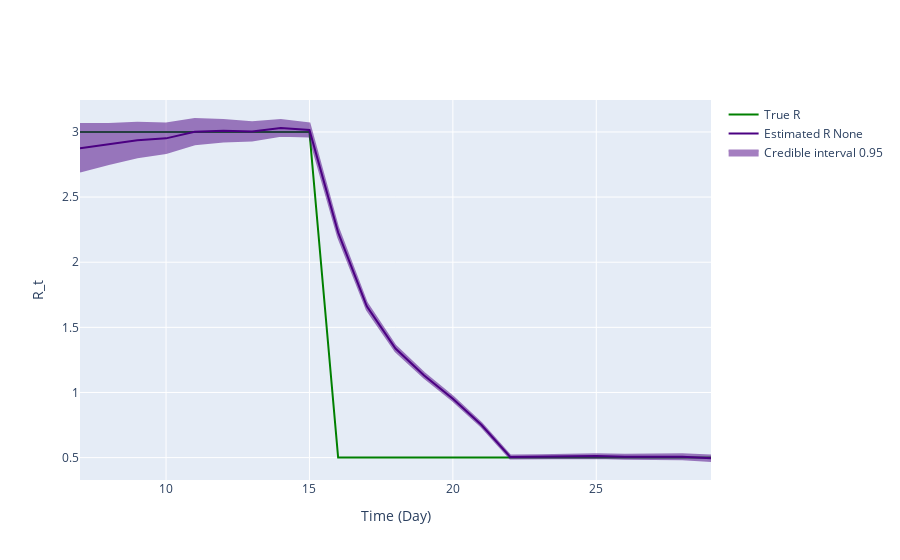

The notebook cell saved with this chart:
### Code cell
fig = ReproductionNumberPlot()

fig.add_ground_truth_rt(ground_truth)
fig.add_interval_rt(interval)

fig.update_labels(time_label='Time (Day)', r_label='R_t')

fig.show_figure()

### Figure 1 — Plotly figure (JSON) as saved in the notebook; plotly's stock layout.template omitted (floating-point values rounded to 4 significant figures)
{"data": [{"line": {"color": "green"}, "mode": "lines", "name": "True R", "type": "scatter", "x": [7, 8, 9, 10, 11, 12, 13, 14, 15, 16, 17, 18, 19, 20, 21, 22, 23, 24, 25, 26, 27, 28, 29], "y": [3, 3, 3, 3, 3, 3, 3, 3, 3, 0.5, 0.5, 0.5, 0.5, 0.5, 0.5, 0.5, 0.5, 0.5, 0.5, 0.5, 0.5, 0.5, 0.5]}, {"line": {"color": "indigo"}, "mode": "lines", "name": "Estimated R None", "type": "scatter", "x": [7, 8, 9, 10, 11, 12, 13, 14, 15, 16, 17, 18, 19, 20, 21, 22, 23, 24, 25, 26, 27, 28, 29], "y": [2.876, 2.905, 2.936, 2.951, 3.001, 3.009, 3.004, 3.031, 3.015, 2.228, 1.662, 1.337, 1.131, 0.9522, 0.7506, 0.5046, 0.5054, 0.508, 0.5119, 0.5066, 0.5062, 0.5066, 0.4945]}, {"fill": "toself", "fillcolor": "indigo", "line": {"color": "indigo"}, "mode": "lines", "name": "Credible interval 0.95", "opacity": 0.5, "showlegend": true, "type": "scatter", "x": [7, 8, 9, 10, 11, 12, 13, 14, 15, 16, 17, 18, 19, 20, 21, 22, 23, 24, 25, 26, 27, 28, 29, 29, 28, 27, 26, 25, 24, 23, 22, 21, 20, 19, 18, 17, 16, 15, 14, 13, 12, 11, 10, 9, 8, 7], "y": [3.062, 3.061, 3.07, 3.065, 3.099, 3.093, 3.075, 3.091, 3.066, 2.265, 1.689, 1.359, 1.15, 0.9686, 0.765, 0.5165, 0.5177, 0.5214, 0.5267, 0.5227, 0.5238, 0.5259, 0.5153, 0.474, 0.4877, 0.4888, 0.4907, 0.4973, 0.4947, 0.4932, 0.4928, 0.7364, 0.9358, 1.112, 1.316, 1.635, 2.191, 2.965, 2.971, 2.934, 2.927, 2.905, 2.838, 2.805, 2.754, 2.695]}], "layout": {"hovermode": "x unified", "xaxis": {"title": {"text": "Time (Day)"}}, "yaxis": {"title": {"text": "R_t"}}}}
